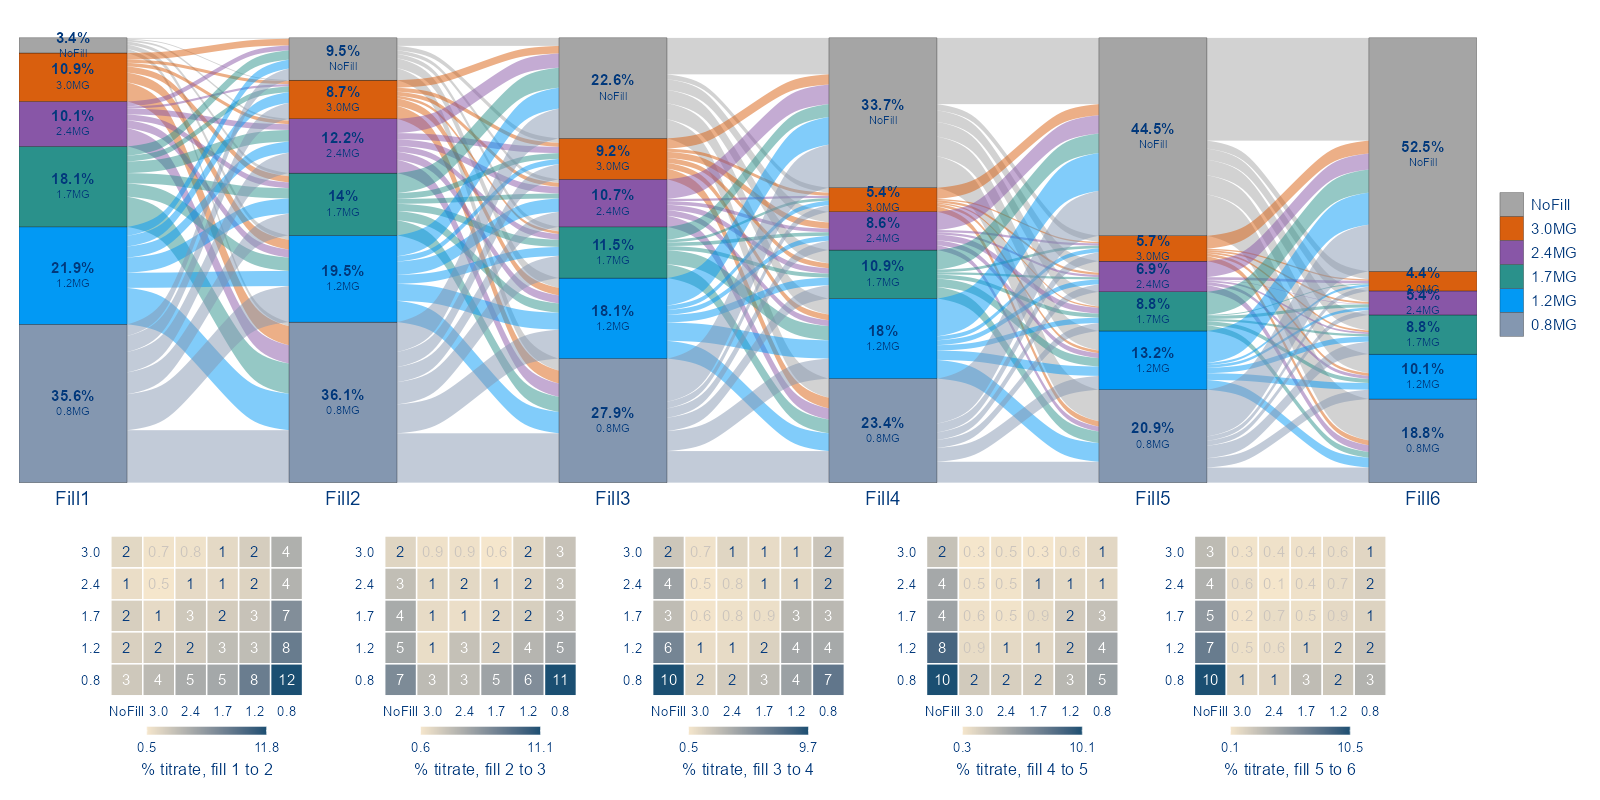

Source code (R):
# %% flow_alluvial_plot_r_plus_sql

#ggalluvial expects data in a long format where:
#alluvium: Identifies each flow (e.g., a unique row or entity in your data).
#x: The stage (e.g., Fill1, Fill2, ..., Fill6).
#stratum: The category at each stage (e.g., 0.8MG, 1.2MG, ..., NoFill).
#y: The count or value for each combination (you'll calculate this).

report_name <- 'flow_alluvial_06x'

# Load required packages
library(tidyr)
library(dplyr)
library(ggplot2)
library(ggalluvial)
library(htmltools)
library(ggtext)
library(clipr)
library(cowplot)
library(patchwork)
library(grid)

# Global variables
chartFontFamily <- "Arial"
chartElementsColor <- "#01387B"
sankeyWidth <- 1000
sankeyHeight <- 800
sankeyMargins <- list(l = 150, r = 150)
heatmapWidth <- 4
heatmapHeight <- 4
heatmapDpi <- 100
sankeyDpi <- 100
flowWidth <- 0.4
textSizeStratum <- 3.0
labelVjust <- 0.5
textSizeStage <- 5
heatmapImgWidth <- 200
heatmapImgHeight <- 200
heatmapHorizontalOffset <- 0
heatmapVerticalOffset <- 0
sort_list <- c("NoFill", "3.0MG", "2.4MG", "1.7MG", "1.2MG", "0.8MG")
stages <- c("Fill1", "Fill2", "Fill3", "Fill4", "Fill5", "Fill6")
category_colors <- c("NoFill" = "#A5A5A5", "0.8MG" = "#8497B0", "1.2MG" = "#0299F4",
                     "1.7MG" = "#2A918B", "2.4MG" = "#8856a7", "3.0MG" = "#d95f0e")

# New parameters for controlling layout
total_plot_width <- 16  # Total width of the final plot in inches
total_plot_height <- 8  # Total height of the final plot in inches
sankey_height_proportion <- 0.75  # Sankey takes 77% of the height
heatmap_height_proportion <- 0.25  # Heatmaps take 23% of the height

# Fixed width and height for heatmaps (in inches) to ensure square shape
heatmap_width_inch <- 2.7  # Fixed width for each heatmap
heatmap_height_inch <- 2.7  # Fixed height for each heatmap to maintain square aspect ratio

# Dictionary for heatmap positions (as a percentage of total plot width)
heatmap_positions <- list(h1 = 0.04, h2 = 0.225, h3 = 0.405, h4 = 0.59, h5 = 0.77)

# Validate the dictionary
if (length(heatmap_positions) != (length(stages) - 1)) {
  stop("The number of heatmap positions must match the number of gaps (stages - 1).")
}
if (!all(sapply(heatmap_positions, function(x) is.numeric(x) && x >= 0 && x <= 1))) {
  stop("All heatmap positions must be numeric values between 0 and 1.")
}

# Import and adjust lodes_data (unchanged)
lodes_data <- read.csv(paste0(vl_, "/flow/lodes_data_06x.csv")) %>%
  mutate(
    y = as.numeric(y),
    x = as.numeric(x),
    stage = factor(stage, levels = stages),
    stratum = factor(stratum, levels = sort_list)
  )

# Import and adjust stratum_totals with threshold
stratum_totals <- read.csv(paste0(vl_, "/flow/stratum_totals_06x.csv")) %>%
  mutate(
    value = as.numeric(value)
  ) %>%
  group_by(stage) %>%
  mutate(
    percentage = round(value / sum(value) * 100, 1),
    label = ifelse(percentage >= 2, # Hide labels below 2%
                   paste0(
                     "<span style='font-size:11pt; text-align:center;'><b>", percentage, "%</b></span><br>",
                     "<span style='font-size:8pt; text-align:center;'>", stratum, "</span>"
                   ),
                   "")
  ) %>%
  ungroup() %>%
  mutate(
    stage = factor(stage, levels = stages),
    stratum = factor(stratum, levels = sort_list)
  ) %>%
  select(stage, stratum, value, label)

# Assuming lodes_data tracks individual patient flows
data <- lodes_data %>%
  group_by(alluvium) %>%
  arrange(x) %>%
  mutate(
    source_stage = stage,
    target_stage = lead(stage),  # Next stage for each patient
    source_cat = stratum,
    target_cat = lead(stratum)   # Next stratum for each patient
  ) %>%
  ungroup() %>%
  filter(!is.na(target_stage)) %>%  # Remove rows where there's no next stage
  group_by(source_stage, target_stage, source_cat, target_cat) %>%
  summarise(value = n(), .groups = "drop")  # Count transitions

# Generate the alluvial plot (Sankey diagram) with adjusted spacing
alluvial_plot <- ggplot() +
  geom_flow(data = lodes_data,
            aes(x = x,
                stratum = stratum,
                alluvium = alluvium,
                y = y,
                fill = stratum),
            stat = "flow",
            width = flowWidth,
            alpha = 0.5) +
  geom_stratum(data = stratum_totals,
               aes(x = stage, y = value, stratum = stratum, fill = stratum),
               width = flowWidth, color = "black", size = 0.1) +
  geom_richtext(
    data = stratum_totals,
    aes(x = stage, y = value, stratum = stratum, label = label),
    stat = "stratum",
    size = textSizeStratum,
    vjust = labelVjust,
    color = chartElementsColor,
    fill = NA,
    label.color = NA
  ) +
  scale_x_discrete(limits = stages, expand = c(0.02, 0.02)) +
  scale_fill_manual(values = category_colors) +
  theme_minimal() +
  theme(
    axis.title.x = element_blank(),
    axis.title.y = element_blank(),
    axis.text.x = element_blank(),
    axis.text.y = element_blank(),
    axis.ticks = element_blank(),
    panel.grid = element_blank(),
    legend.title = element_blank(),
    legend.text = element_text(size = 11, color = chartElementsColor)
  )

# Add stage labels
for (i in seq_along(stages)) {
  alluvial_plot <- alluvial_plot +
    annotate("text", x = i, y = -19.0, label = stages[i], size = textSizeStage, vjust = 1, color = chartElementsColor)
}

# Generate heatmaps as ggplot objects directly
## without the decimal treatment
#heatmap_plots <- list()
#total_patients <- length(unique(lodes_data$alluvium))
#
#for (i in 1:(length(stages)-1)) {
  #heatmap_data <- data %>%
    #filter(source_stage == stages[i], target_stage == stages[i+1]) %>%
    #select(source_cat, target_cat, value)
#
  #if (nrow(heatmap_data) == 0) {
    #cat("Warning: No transitions from", stages[i], "to", stages[i+1], "- skipping heatmap\n")
    #heatmap_plots[[i]] <- NULL
    #next
  #}
#
  #heatmap_data <- heatmap_data %>%
    #mutate(
      #value_percent = round((value / total_patients) * 100),
      #source_cat = gsub("MG", "", source_cat),
      #target_cat = gsub("MG", "", target_cat)
    #)
#
  #heatmap_data_filtered <- heatmap_data %>%
    #filter(source_cat != "NoFill")
#
  #if (nrow(heatmap_data_filtered) == 0) {
    #cat("Warning: No non-'NoFill' transitions from", stages[i], "to", stages[i+1], "- skipping heatmap\n")
    #heatmap_plots[[i]] <- NULL
    #next
  #}
#
  #sort_list_no_nofill <- gsub("MG", "", sort_list[sort_list != "NoFill"])
#
#
  #threshold <- 25
  #heatmap_data_filtered <- heatmap_data_filtered %>%
    #mutate(text_color = ifelse(value > threshold, "white", chartElementsColor))
#
  #min_value <- min(heatmap_data_filtered$value_percent)
  #max_value <- max(heatmap_data_filtered$value_percent)
#
#
  #heatmap_plot <- ggplot(heatmap_data_filtered, aes(x = target_cat, y = source_cat, fill = value_percent)) +
    #geom_tile(color = "white", linewidth = 0.5) +
    #geom_text(aes(label = sprintf("%d", value_percent), color = I(text_color)), size = 4) +
    #scale_x_discrete(limits = gsub("MG", "", sort_list)) +
    #scale_y_discrete(limits = rev(sort_list_no_nofill)) +
    #scale_fill_gradient(
      #low = "#F5E6CC",
      #high = "#1B4F72",
      #breaks = c(min_value, max_value),
      #labels = c(min_value, max_value)
    #) +
    #labs(x = NULL, y = NULL) +
    #coord_fixed(ratio = 1) +  # Enforce a 1:1 aspect ratio for square tiles
    #theme_minimal() +
    #theme(
      #axis.text = element_text(size = 10, family = chartFontFamily, color = chartElementsColor),
      #legend.position = "bottom",
      #legend.direction = "horizontal",
      #legend.title = element_blank(),
      #legend.text = element_text(size = 10, family = chartFontFamily, color = chartElementsColor),
      #legend.box.spacing = unit(0.2, "cm"),
      #panel.grid = element_blank(),
      #plot.background = element_rect(fill = "white", color = NA),
      #panel.background = element_rect(fill = "white", color = NA),
      #legend.justification = "center",
      #legend.box.just = "center",
      #plot.margin = margin(t = 5, r = 5, b = 10, l = 5, unit = "pt"),
      #legend.margin = margin(t = 0, r = 0, b = 0, l = 0),
      #legend.box.margin = margin(t = 0, r = 0, b = 0, l = 0),
      #plot.caption = element_text(hjust = 0.5, size = 12, color = chartElementsColor)
    #) +
    #guides(fill = guide_colourbar(barwidth = 6, barheight = 0.4)) +
    ##labs(title = paste("% titrate, fill", i, "to", i+1))
    #labs(caption = paste("% titrate, fill", i, "to", i+1))
#
  #heatmap_plots[[i]] <- heatmap_plot
#}

# Generate heatmaps as ggplot objects directly
heatmap_plots <- list()
total_patients <- length(unique(lodes_data$alluvium))

for (i in 1:(length(stages)-1)) {
  heatmap_data <- data %>%
    filter(source_stage == stages[i], target_stage == stages[i+1]) %>%
    select(source_cat, target_cat, value)

  if (nrow(heatmap_data) == 0) {
    cat("Warning: No transitions from", stages[i], "to", stages[i+1], "- skipping heatmap\n")
    heatmap_plots[[i]] <- NULL
    next
  }

  heatmap_data <- heatmap_data %>%
    mutate(
      value_percent = (value / total_patients) * 100,  # Keep as numeric, no rounding
      source_cat = gsub("MG", "", source_cat),
      target_cat = gsub("MG", "", target_cat)
    )

  heatmap_data_filtered <- heatmap_data %>%
    filter(source_cat != "NoFill")

  if (nrow(heatmap_data_filtered) == 0) {
    cat("Warning: No non-'NoFill' transitions from", stages[i], "to", stages[i+1], "- skipping heatmap\n")
    heatmap_plots[[i]] <- NULL
    next
  }

  sort_list_no_nofill <- gsub("MG", "", sort_list[sort_list != "NoFill"])

  # Define thresholds and colors
  threshold <- 25
  low_percent_color <- "#CCC5BD"  # Medium gray for < 1%, adjustable
  heatmap_data_filtered <- heatmap_data_filtered %>%
    mutate(text_color = ifelse(value > threshold, "white",
                              ifelse(value_percent < 1, low_percent_color, chartElementsColor)))

  min_value <- min(heatmap_data_filtered$value_percent)
  max_value <- max(heatmap_data_filtered$value_percent)

  heatmap_plot <- ggplot(heatmap_data_filtered, aes(x = target_cat, y = source_cat, fill = value_percent)) +
    geom_tile(color = "white", linewidth = 0.5) +
    geom_text(aes(label = sprintf(ifelse(value_percent < 1, "%.1f", "%.0f"), value_percent),
                  color = I(text_color)), size = 4) +
    scale_x_discrete(limits = gsub("MG", "", sort_list)) +
    scale_y_discrete(limits = rev(sort_list_no_nofill)) +
    scale_fill_gradient(
      low = "#F5E6CC",
      high = "#1B4F72",
      breaks = c(min_value, max_value),
      labels = c(min_value, max_value)
    ) +
    labs(x = NULL, y = NULL) +
    coord_fixed(ratio = 1) +
    theme_minimal() +
    theme(
      axis.text = element_text(size = 10, family = chartFontFamily, color = chartElementsColor),
      legend.position = "bottom",
      legend.direction = "horizontal",
      legend.title = element_blank(),
      legend.text = element_text(size = 10, family = chartFontFamily, color = chartElementsColor),
      legend.box.spacing = unit(0.2, "cm"),
      panel.grid = element_blank(),
      plot.background = element_rect(fill = "white", color = NA),
      panel.background = element_rect(fill = "white", color = NA),
      legend.justification = "center",
      legend.box.just = "center",
      plot.margin = margin(t = 5, r = 5, b = 10, l = 5, unit = "pt"),
      legend.margin = margin(t = 0, r = 0, b = 0, l = 0),
      legend.box.margin = margin(t = 0, r = 0, b = 0, l = 0),
      plot.caption = element_text(hjust = 0.5, size = 12, color = chartElementsColor)
    ) +
    guides(fill = guide_colourbar(barwidth = 6, barheight = 0.4)) +
    labs(caption = paste("% titrate, fill", i, "to", i+1))

  heatmap_plots[[i]] <- heatmap_plot
}

# Filter out NULL elements from heatmap_plots
valid_heatmap_plots <- Filter(Negate(is.null), heatmap_plots)

# Convert percentage positions to inches based on total plot width
heatmap_positions_inch <- sapply(heatmap_positions, function(x) x * total_plot_width)

# Create a new layout for the heatmaps with spacers to position them at the specified locations
heatmap_layout <- list()
heatmap_widths <- c()

# Keep track of the current position in inches
current_position <- 0

for (i in 1:(length(stages) - 1)) {
  # Target position for the current heatmap
  target_position <- heatmap_positions_inch[[i]]

  # Add a spacer to reach the target position
  spacer_width <- target_position - current_position
  if (spacer_width < 0) {
    stop("Heatmap positions must be in increasing order.")
  }

  # Add the spacer (if width > 0)
  if (spacer_width > 0) {
    heatmap_layout <- c(heatmap_layout, list(plot_spacer()))
    heatmap_widths <- c(heatmap_widths, spacer_width)
  }

  # Add the heatmap
  if (i %in% which(!sapply(heatmap_plots, is.null))) {
    heatmap_layout <- c(heatmap_layout, list(heatmap_plots[[which(which(!sapply(heatmap_plots, is.null)) == i)]]))
  } else {
    heatmap_layout <- c(heatmap_layout, list(plot_spacer()))
  }
  heatmap_widths <- c(heatmap_widths, heatmap_width_inch)  # Fixed width for the heatmap

  # Update the current position
  current_position <- current_position + spacer_width + heatmap_width_inch
}

# If there's remaining space at the end, add a final spacer
if (current_position < total_plot_width) {
  heatmap_layout <- c(heatmap_layout, list(plot_spacer()))
  heatmap_widths <- c(heatmap_widths, total_plot_width - current_position)
}

# Combine the heatmaps into a row with the new widths
heatmap_row <- wrap_plots(heatmap_layout, ncol = length(heatmap_layout), widths = heatmap_widths)

# Combine the alluvial plot and heatmap row with specified height proportions
combined_plot <- alluvial_plot / heatmap_row +
  plot_layout(heights = c(sankey_height_proportion, heatmap_height_proportion))

# Save the combined plot as a single high-quality image
ggsave(
  filename = paste0(report_name, ".png"),
  plot = combined_plot,
  width = total_plot_width,
  height = total_plot_height,
  dpi = sankeyDpi,
  units = "in"
)

# Optionally, open the file
browseURL(paste0(report_name, ".png"))

#source(paste0(vl_, "/flow/flow_alluvial_6x.R"))

